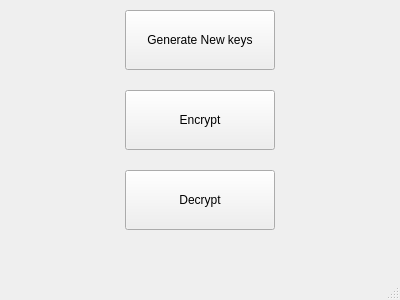
<?xml version="1.0" encoding="UTF-8"?>
<ui version="4.0">
 <class>MainWindow</class>
 <widget class="QMainWindow" name="MainWindow">
  <property name="geometry">
   <rect>
    <x>0</x>
    <y>0</y>
    <width>400</width>
    <height>300</height>
   </rect>
  </property>
  <property name="windowTitle">
   <string>Rsa</string>
  </property>
  <widget class="QWidget" name="centralwidget">
   <widget class="QPushButton" name="button1">
    <property name="geometry">
     <rect>
      <x>125</x>
      <y>10</y>
      <width>150</width>
      <height>60</height>
     </rect>
    </property>
    <property name="sizePolicy">
     <sizepolicy hsizetype="Minimum" vsizetype="Fixed">
      <horstretch>0</horstretch>
      <verstretch>0</verstretch>
     </sizepolicy>
    </property>
    <property name="layoutDirection">
     <enum>Qt::LeftToRight</enum>
    </property>
    <property name="text">
     <string>Generate New keys</string>
    </property>
   </widget>
   <widget class="QPushButton" name="pushButton">
    <property name="enabled">
     <bool>true</bool>
    </property>
    <property name="geometry">
     <rect>
      <x>125</x>
      <y>90</y>
      <width>150</width>
      <height>60</height>
     </rect>
    </property>
    <property name="text">
     <string>Encrypt</string>
    </property>
   </widget>
   <widget class="QPushButton" name="pushButton_2">
    <property name="geometry">
     <rect>
      <x>125</x>
      <y>170</y>
      <width>150</width>
      <height>60</height>
     </rect>
    </property>
    <property name="text">
     <string>Decrypt</string>
    </property>
   </widget>
  </widget>
  <widget class="QStatusBar" name="statusbar"/>
  <widget class="QMenuBar" name="menubar">
   <property name="geometry">
    <rect>
     <x>0</x>
     <y>0</y>
     <width>400</width>
     <height>21</height>
    </rect>
   </property>
  </widget>
  <action name="actionAbout">
   <property name="text">
    <string>About</string>
   </property>
  </action>
 </widget>
 <resources/>
 <connections/>
</ui>
